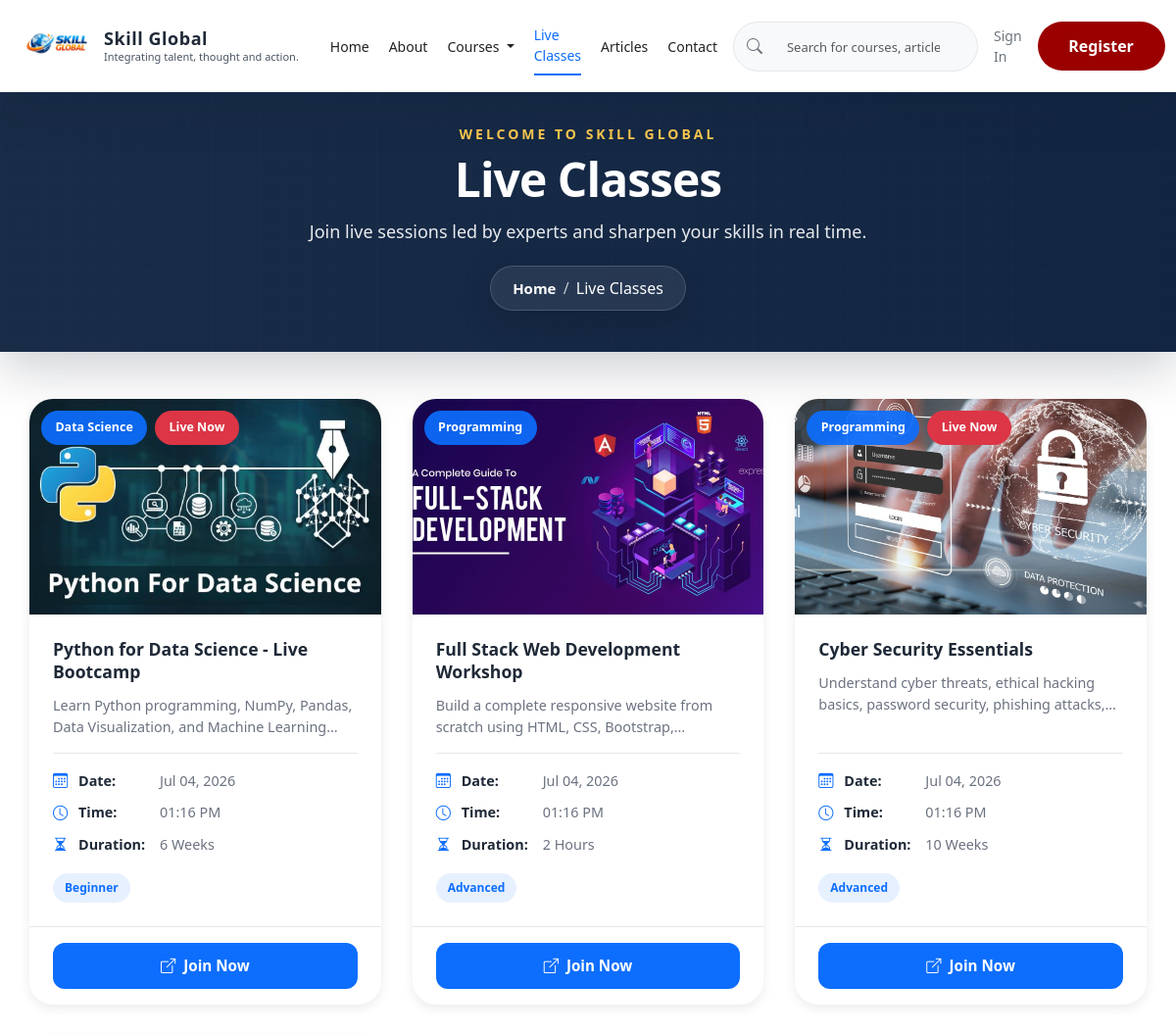
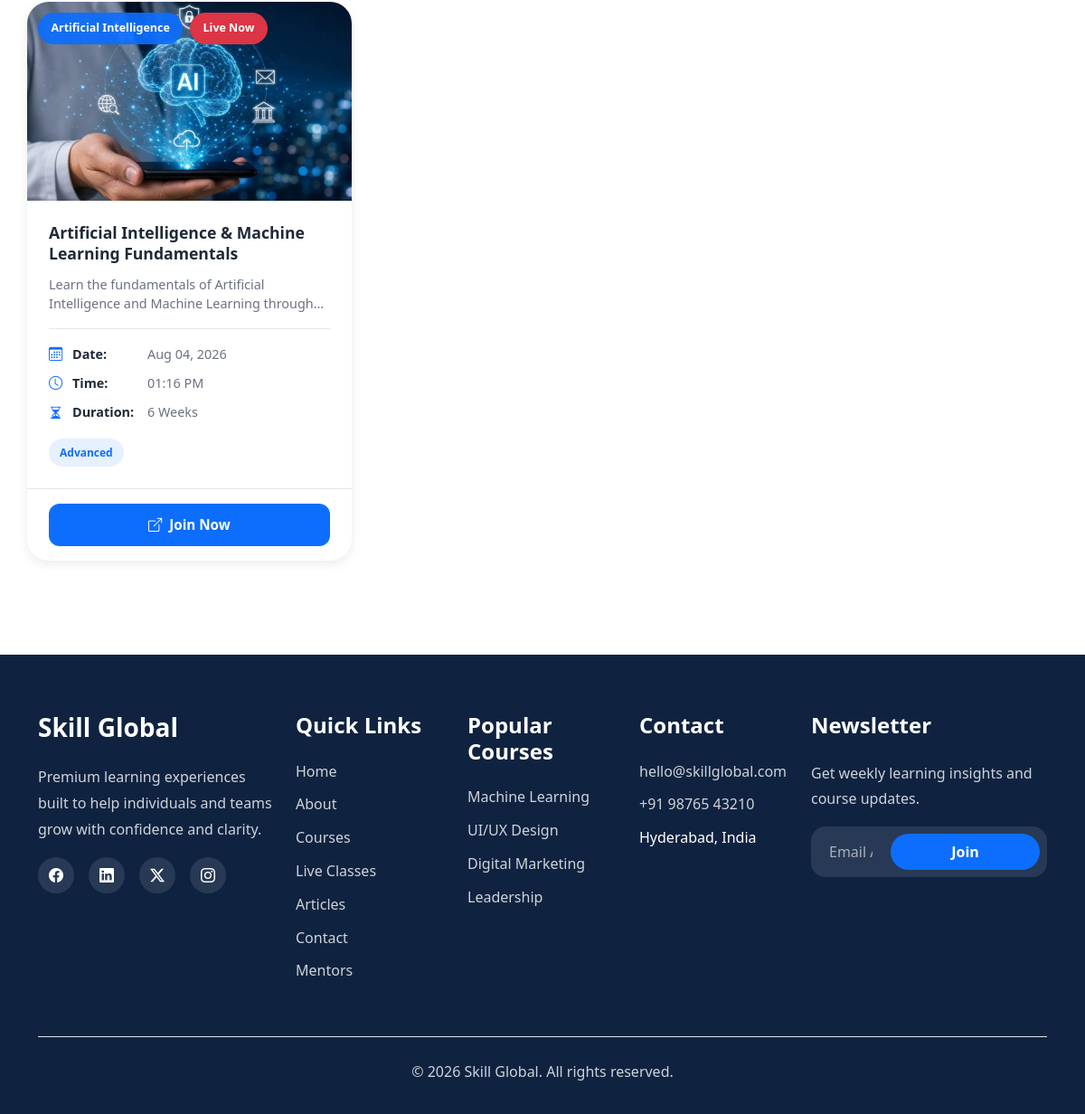
Screenshot of /live-classes/ with the database file from the repository (2 pictures, top to bottom).
### skill_global/models.py (models this page shows, shortened)
class LiveClass(models.Model):
    PROGRAMMING = 'Programming'
    DATA_SCIENCE = 'Data Science'
    AI = 'Artificial Intelligence'
    DIGITAL_MARKETING = 'Digital Marketing'
    LEADERSHIP = 'Leadership'
    UI_UX = 'UI/UX Design'
    MEETING_GOOGLE = 'Google Meet'
    MEETING_ZOOM = 'Zoom'
    MEETING_TEAMS = 'Microsoft Teams'
    SESSION_LIVE = 'Live Session'
    SESSION_WEBINAR = 'Webinar'
    SESSION_WORKSHOP = 'Workshop'
    SESSION_MASTERCLASS = 'Masterclass'
    LEVEL_BEGINNER = 'Beginner'
    LEVEL_INTERMEDIATE = 'Intermediate'
    LEVEL_ADVANCED = 'Advanced'
    STATUS_UPCOMING = 'Upcoming'
    STATUS_LIVE = 'Live Now'
    STATUS_COMPLETED = 'Completed'
    STATUS_CANCELLED = 'Cancelled'
    CATEGORY_CHOICES = [
        (PROGRAMMING, PROGRAMMING),
        (DATA_SCIENCE, DATA_SCIENCE),
        (AI, AI),
        (DIGITAL_MARKETING, DIGITAL_MARKETING),
        (LEADERSHIP, LEADERSHIP),
        (UI_UX, UI_UX),
    ]
    MEETING_PLATFORM_CHOICES = [
        (MEETING_GOOGLE, MEETING_GOOGLE),
        (MEETING_ZOOM, MEETING_ZOOM),
        (MEETING_TEAMS, MEETING_TEAMS),
    ]
    CLASS_TYPE_CHOICES = [
        (SESSION_LIVE, SESSION_LIVE),
        (SESSION_WEBINAR, SESSION_WEBINAR),
        (SESSION_WORKSHOP, SESSION_WORKSHOP),
        (SESSION_MASTERCLASS, SESSION_MASTERCLASS),
    ]
    LEVEL_CHOICES = [
        (LEVEL_BEGINNER, LEVEL_BEGINNER),
        (LEVEL_INTERMEDIATE, LEVEL_INTERMEDIATE),
        (LEVEL_ADVANCED, LEVEL_ADVANCED),
    ]
    STATUS_CHOICES = [
        (STATUS_UPCOMING, STATUS_UPCOMING),
        (STATUS_LIVE, STATUS_LIVE),
        (STATUS_COMPLETED, STATUS_COMPLETED),
        (STATUS_CANCELLED, STATUS_CANCELLED),
    ]
    title = models.CharField(max_length=200)
    instructor = models.CharField(max_length=150, blank=True)
    topic = models.CharField(max_length=200, blank=True)
    description = models.TextField(blank=True)
    category = models.CharField(max_length=120, choices=CATEGORY_CHOICES, blank=True)
    thumbnail = models.ImageField(upload_to='liveclasses/thumbnails/', blank=True, null=True)
    meeting_platform = models.CharField(max_length=50, choices=MEETING_PLATFORM_CHOICES, blank=True)
    meeting_link = models.URLField(blank=True)
    meeting_id = models.CharField(max_length=100, blank=True)
    meeting_password = models.CharField(max_length=100, blank=True)
    class_type = models.CharField(max_length=50, choices=CLASS_TYPE_CHOICES, blank=True)
    level = models.CharField(max_length=50, choices=LEVEL_CHOICES, blank=True)
    language = models.CharField(max_length=80, blank=True)
    max_students = models.PositiveIntegerField(default=0)
    enrolled_students = models.PositiveIntegerField(default=0)
    price = models.DecimalField(max_digits=10, decimal_places=2, blank=True, null=True)
    discount_price = models.DecimalField(max_digits=10, decimal_places=2, blank=True, null=True)
    certificate_available = models.BooleanField(default=False)
    recording_available = models.BooleanField(default=False)
    featured = models.BooleanField(default=False)
    scheduled_at = models.DateTimeField(blank=True, null=True)
    registration_deadline = models.DateTimeField(blank=True, null=True)
    duration = models.CharField(max_length=80, blank=True)
    prerequisites = models.TextField(blank=True)
    learning_outcomes = models.TextField(blank=True)
    tags = models.CharField(max_length=255, blank=True)
    slug = models.SlugField(max_length=255, unique=True, blank=True, null=True)
    display_order = models.PositiveIntegerField(default=0)
    status = models.CharField(max_length=50, choices=STATUS_CHOICES, default=STATUS_UPCOMING)
    banner_color = models.CharField(max_length=20, blank=True)
    is_active = models.BooleanField(default=True)
    created_at = models.DateTimeField(auto_now_add=True)
    updated_at = models.DateTimeField(auto_now=True)
    class Meta:
        verbose_name = 'Live Class'
        verbose_name_plural = 'Live Classes'
        ordering = ['display_order', 'scheduled_at']

### skill_global/views.py (the view)
# urls.py: path('live-classes/', views.live_classes, name='live_classes'),
def live_classes(request):
    live_classes = LiveClass.objects.filter(is_active=True).order_by('scheduled_at')
    context = {
        'page_title': 'Live Classes',
        'page_description': 'Join live sessions led by experts and sharpen your skills in real time.',
        'live_classes': live_classes,
    }
    return render(request, 'skill_global/live_classes.html', context)

### templates/skill_global/live_classes.html (shortened to what this page needs)
{% extends 'base.html' %}
{% load static %}
{% block extra_css %}
<link rel="stylesheet" href="https://cdn.jsdelivr.net/npm/bootstrap-icons@1.11.3/font/bootstrap-icons.min.css">
{% endblock %}
{% block content %}
<section class="container live-classes-container">
    {% if live_classes %}
    <div class="live-classes-grid">
        {% for cls in live_classes %}
        <div class="live-class-card">
            <div class="card-image-wrapper">
                {% if cls.thumbnail %}
                <img src="{{ cls.thumbnail.url }}" alt="{{ cls.title }}" class="card-image">
                {% else %}
                <div class="image-placeholder">
                    <i class="bi bi-camera-video"></i>
                </div>
                {% endif %}
                <div class="card-badges">
                    {% if cls.category %}
                    <span class="badge-category">{{ cls.category }}</span>
                    {% endif %}
                    {% if cls.status == 'Live Now' %}
                    <span class="badge-status">{{ cls.status }}</span>
                    {% endif %}
                </div>
            </div>
            <div class="card-body-content">
                <h3 class="card-title">{{ cls.title }}</h3>
                <p class="card-description">
                    {% if cls.description %}
                    {{ cls.description|truncatewords:15 }}
                    {% else %}
                    Join this live session for practical learning and direct guidance from industry experts.
                    {% endif %}
                </p>
                <div class="card-meta">
                    {% if cls.scheduled_at %}
                    <div class="meta-item">
                        <i class="bi bi-calendar3"></i>
                        <strong>Date:</strong>
                        <span>{{ cls.scheduled_at|date:"M d, Y" }}</span>
                    </div>
                    <div class="meta-item">
                        <i class="bi bi-clock"></i>
                        <strong>Time:</strong>
                        <span>{{ cls.scheduled_at|time:"h:i A" }}</span>
                    </div>
                    {% endif %}
                    {% if cls.duration %}
                    <div class="meta-item">
                        <i class="bi bi-hourglass-split"></i>
                        <strong>Duration:</strong>
                        <span>{{ cls.duration }}</span>
                    </div>
                    {% endif %}
                    {% if cls.level %}
                    <div style="margin-top: 0.5rem;">
                        <span class="badge-level">{{ cls.level }}</span>
                    </div>
                    {% endif %}
                </div>
            </div>
            <div class="card-action">
                {% if cls.meeting_link %}
                <a href="{{ cls.meeting_link }}" class="btn btn-primary" target="_blank" rel="noopener noreferrer">
                    <i class="bi bi-box-arrow-up-right"></i> Join Now
                </a>
                {% else %}
                <button class="btn btn-secondary" disabled>
                    <i class="bi bi-clock"></i> Coming Soon
                </button>
                {% endif %}
            </div>
        </div>
        {% endfor %}
    </div>
    {% endif %}
</section>
{% endblock %}

### static/css/navbar.css (style rules this page uses)
:root { --navbar-height: 60px; --navbar-bg: #ffffff; --primary-blue: #0D6EFD; --dark-text: #1F2937; --muted-text: #6B7280; --light-grey: #F8F9FA; --border-color: #E5E7EB; --shadow: 0 8px 24px rgba(31, 41, 55, 0.08); --shadow-strong: 0 12px 28px rgba(31, 41, 55, 0.12); }

### static/css/hero.css (style rules this page uses)
:root { --hero-primary: #0d6efd; --hero-primary-hover: #0b5ed7; --hero-text: #ffffff; --hero-muted: rgba(255, 255, 255, 0.88); --hero-shadow: 0 20px 50px rgba(0, 0, 0, 0.28); }
.btn.btn-primary, .btn.btn-outline-light { min-width: 165px; padding: 0.75rem 1.3rem; border-radius: 999px; font-weight: 700; transition: transform 0.25s ease, box-shadow 0.25s ease, background 0.25s ease, color 0.25s ease; }

### static/css/global-header.css (style rules this page uses)
body { padding-top: var(--navbar-height, 78px); }

### static/css/recognition.css (style rules this page uses)
:root { --rec-bg: #151515; --rec-card: #1d1d1d; --rec-gold: #d4af37; --rec-text: #f7f7f2; --rec-muted: #c7c2b7; --rec-border: rgba(212, 175, 55, 0.24); }

### static/css/courses.css (style rules this page uses)
:root { --course-primary: #0d6efd; --course-primary-dark: #0b5ed7; --course-bg: #f8f9fa; --course-card-bg: #ffffff; --course-text: #1f2937; --course-muted: #6b7280; --course-border: #e5e7eb; }
.live-class-card { background: var(--course-card-bg); border: 1px solid var(--course-border); border-radius: 18px; overflow: hidden; box-shadow: 0 12px 30px rgba(15, 23, 42, 0.06); transition: transform 0.3s ease, box-shadow 0.3s ease; display: flex; flex-direction: column; height: 100%; }

### templates/skill_global/live_classes.html (style rules this page uses)
:root { --primary-blue: #0D6EFD; --primary-dark: #0b5ed7; --bg-light: #f8f9fa; --card-bg: #ffffff; --text-primary: #1f2937; --text-muted: #6b7280; --border-light: #e5e7eb; }
.live-classes-container { padding: 1rem 0 3.5rem; }
.live-classes-grid { display: grid; grid-template-columns: repeat(3, 1fr); gap: 2rem; }
.live-class-card { background: var(--card-bg); border: none; border-radius: 24px; overflow: hidden; box-shadow: 0 4px 12px rgba(0, 0, 0, 0.08); transition: all 0.3s ease; display: flex; flex-direction: column; height: 100%; }
.card-image-wrapper { position: relative; width: 100%; height: 220px; overflow: hidden; background: var(--bg-light); }
.card-image { width: 100%; height: 100%; object-fit: cover; transition: transform 0.3s ease; }
.card-badges { position: absolute; top: 12px; left: 12px; display: flex; gap: 0.5rem; flex-wrap: wrap; z-index: 2; }
.badge-category { display: inline-block; padding: 0.5rem 0.9rem; border-radius: 20px; font-size: 0.78rem; font-weight: 700; background: rgba(13, 110, 253, 0.92); color: #ffffff; }
.badge-status { display: inline-block; padding: 0.5rem 0.9rem; border-radius: 20px; font-size: 0.78rem; font-weight: 700; background: #dc3545; color: #ffffff; }
.badge-level { display: inline-block; padding: 0.4rem 0.75rem; border-radius: 20px; font-size: 0.75rem; font-weight: 600; background: rgba(13, 110, 253, 0.1); color: var(--primary-blue); }
.card-body-content { padding: 1.5rem; flex-grow: 1; display: flex; flex-direction: column; }
.card-title { font-size: 1.1rem; font-weight: 700; color: var(--text-primary); margin-bottom: 0.75rem; line-height: 1.3; display: -webkit-box; -webkit-line-clamp: 2; -webkit-box-orient: vertical; overflow: hidden; }
.card-description { color: var(--text-muted); font-size: 0.9rem; line-height: 1.5; margin-bottom: 1rem; display: -webkit-box; -webkit-line-clamp: 2; -webkit-box-orient: vertical; overflow: hidden; }
.card-meta { margin-top: auto; padding-top: 1rem; border-top: 1px solid var(--border-light); display: flex; flex-direction: column; gap: 0.6rem; }
.meta-item { display: flex; align-items: center; gap: 0.5rem; font-size: 0.9rem; color: var(--text-muted); }
.meta-item i { width: 18px; color: var(--primary-blue); font-size: 0.95rem; }
.meta-item strong { min-width: 75px; color: var(--text-primary); font-weight: 600; }
.card-action { padding: 1rem 1.5rem; border-top: 1px solid var(--border-light); display: flex; gap: 0.75rem; }
.card-action .btn { flex: 1; padding: 0.75rem 1rem; border-radius: 12px; font-weight: 600; font-size: 0.95rem; text-decoration: none; text-align: center; transition: all 0.3s ease; border: none; display: inline-flex; align-items: center; justify-content: center; gap: 0.5rem; }
.card-action .btn-primary { background: var(--primary-blue); color: #ffffff; }

### rows the page displays
LiveClass: thumbnail (picture), category "Data Science", status "Live Now", title "Python for Data Science - Live Bootcamp", description "Learn Python programming, NumPy, Pandas, Data Visualization, and Machine…", scheduled_at "Jul 04, 2026", scheduled_at "01:16 PM", duration "6 Weeks", level "Beginner"
LiveClass: thumbnail (picture), category "Programming", title "Full Stack Web Development Workshop", description "Build a complete responsive website from scratch using HTML, CSS,…", scheduled_at "Jul 04, 2026", scheduled_at "01:16 PM", duration "2 Hours", level "Advanced"
LiveClass: thumbnail (picture), category "Programming", status "Live Now", title "Cyber Security Essentials", description "Understand cyber threats, ethical hacking basics, password security, phishing…", scheduled_at "Jul 04, 2026", scheduled_at "01:16 PM", duration "10 Weeks", level "Advanced"
LiveClass: thumbnail (picture), category "Artificial Intelligence", status "Live Now", title "Artificial Intelligence & Machine Learning Fundamentals", description "Learn the fundamentals of Artificial Intelligence and Machine Learning…", scheduled_at "Aug 04, 2026", scheduled_at "01:16 PM", duration "6 Weeks", level "Advanced"

### other values shown
{{ page_title|default:"Skill Global" }} "Live Classes"
{{ page_title|default:"Page" }} "Live Classes"
